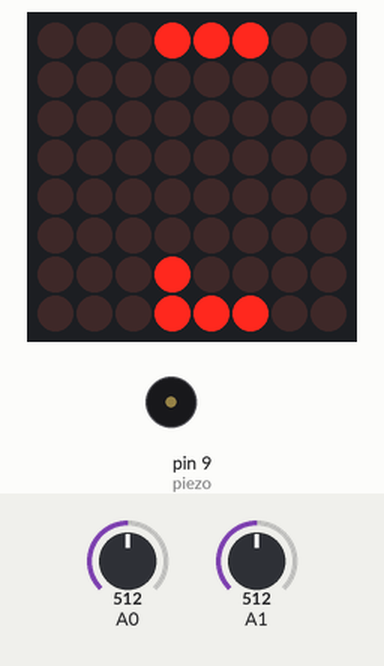
Bench run of a sketch on a simulated Arduino Uno, built with avr-gcc and run on an emulated ATmega328P. Shown: 8×8 LED matrix, buzzer (waves = sounding). Inputs (shaded band) come from the test bench; at power-on: A0 = 512, A1 = 512.

Above: at 1.2 s.
1.3 s: A0 set to 306
At 1.7 s:
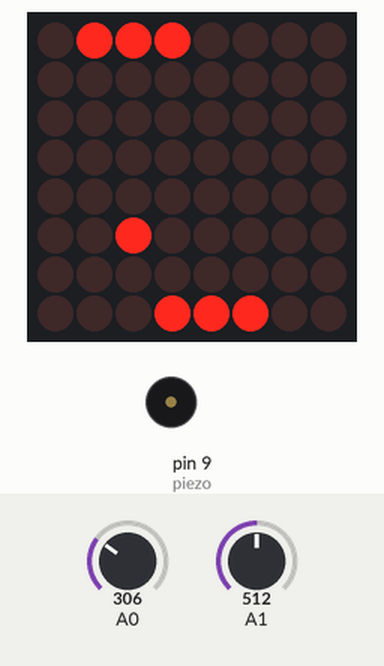
3.0 s: A1 set to 477
5.0 s: A1 set to 443
At 5.32 s:
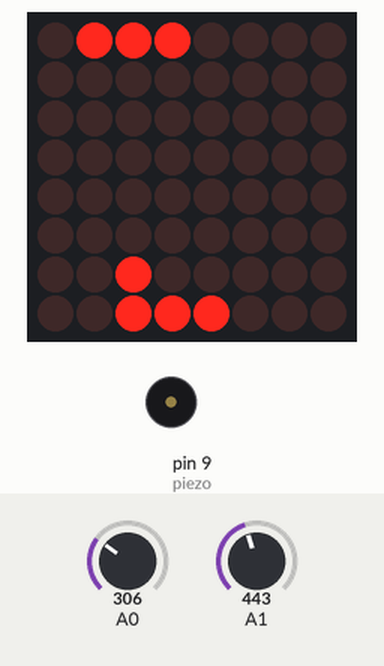
6.6 s: A0 set to 340
8.6 s: A0 set to 370
At 8.94 s:
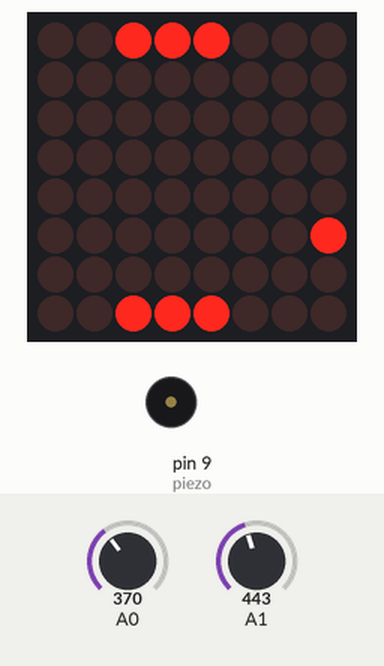
Timing chart, 0 to 13.2 s (numbered marks = the images above; inputs shaded):
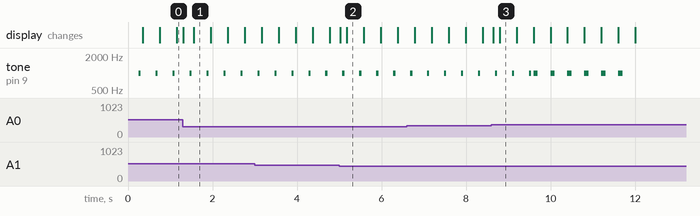

The sketch:

Pong.ino
```cpp
// (licence header left out)
#include "LedControl.h"
#include <binary.h>

/*
 * MAX7219 connections
 * pin 12 is connected to the MAX7219 pin 1
 * pin 11 is connected to the MAX7219 CLK pin 13
 * pin 10 is connected to MAX7219 LOAD pin 12
 * 1 as we are only using 1 MAX7219
*/
LedControl lc = LedControl(12,11,10,1);
/* Potentiometer for player A */
const int potA = A0;
/* Potentiometer for player B */
const int potB = A1;
/* Piezo speaker */
const int piezo = 9;

// Constanst
const int minPos = B00000111;
const int maxPos = B11100000;

// Variables
int potALastValue = 0;
int potBLastValue = 0;
byte ballPositionX = 3; // 0 - 7
byte ballPositionY = 3; // 0 - 7
int ballDirectionX = 0; // -1 (left) ,0 (still) ,1 (right)
int ballDirectionY = 1; // -1 (up) ,0 (still) ,1 (down)
byte ballTimig = 0;
boolean gameOver = false;

/*
 --> 0-7
  O O X X X O O O O  (racketB)
  O O O O O O O O O
  O O O O O O O O O
  O O O O @ O O O O
  O O O O O O O O O
  O O O O O O O O O
  O O O O O O O O O
  O O O O X X X O O  (racketA)
*/

struct Racket {
  byte row;
  byte rowBeforeRacket;
  int position;
};

Racket racketA = {0, 1, 0};
Racket racketB = {7, 6, 0};

void setup()
{
  // the zero refers to the MAX7219 number, it is zero for 1 chip
  lc.shutdown(0,false);// turn off power saving, enables display
  lc.setIntensity(0,8);// sets brightness (0~15 possible values)
  lc.clearDisplay(0);// clear screen
  lc.setLed(0, ballPositionY, ballPositionX, 1);
  pinMode(piezo, OUTPUT); // Piezo
}

void loop()
{
  // As long as the game is not over, move the ball and the rackets
  if (!gameOver)
  {
    // Read pot values and move the racket accordingly
    moveRacket(potA, &racketA, &potALastValue);
    moveRacket(potB, &racketB, &potBLastValue);

    // Update the ball only every 1s
    if (ballTimig == 5)
    {
      beep(50);
      ballTimig = 0;
      // Clear current ball location
      lc.setLed(0, ballPositionY, ballPositionX, 0);
      // Move the ball one step to the current direction
      ballPositionX = ballPositionX + ballDirectionX;
      ballPositionY = ballPositionY + ballDirectionY;
      // Racket B hit? then adjust ball direction
      if (!adjustBallDirectionIfRacketHit(&racketB))
      {
        // Racket A hit? then adjust ball direction
        if (!adjustBallDirectionIfRacketHit(&racketA))
        {
          // Ball on the same row as the racket? -> game over
          if (ballPositionY == racketA.row)
          {
            // Game over for player A
            winner(&racketB);
          }
          // Ball on the same row as the racket? -> game over
          else if (ballPositionY == racketB.row)
          {
            // Game over for player B
            winner(&racketA);
          }
          // Hit the left or right border? Then bounce back in the opposite directrion
          else if (ballPositionX == 0 && ballDirectionX == -1)
          {
            ballDirectionX = 1;
          }
          else if (ballPositionX == 7 && ballDirectionX == 1)
          {
            ballDirectionX = -1;
          }
        }
      }
      if (!gameOver)
      {
        // Show the ball in the new position
        lc.setLed(0, ballPositionY, ballPositionX, 1);
      }
    } else {
      ballTimig += 1;
    }

    delay(50);
  }
}

/*
 * Beeps (1kHz for the given time)
 */
void beep(unsigned char delayms){
  tone(piezo, 1000);
  delay(delayms);
  noTone(piezo);
  delay(delayms);
}

/*
 * Show who's the winner
 */
void winner(Racket* winningRacket)
{
  gameOver = true;
  for(int i = 0; i<3; i++) {
    setAllLights(B11111111);
    beep(100);
    delay(200);
    setAllLights(B00000000);
    beep(100);
    delay(200);
  }
  lc.setRow(0, winningRacket->row, B11111111);
}

/*
 * Set LED's of a row with the given pattern
 */
void setAllLights(int lights)
{
  for(int i = 0; i<8; i++) {
    lc.setRow(0, i, lights);
  }
}

/*
 * Checks if the ball has hit the given racket and adjusts the ballDirection accordingly
 */
boolean adjustBallDirectionIfRacketHit(Racket* racket)
{
  if (racketHit(racket))
  {
    // ball has hit the racket => change moving direction
    ballDirectionY *= -1;
    // Move the ball diagonally if the ball hits the racket on one of the outermost "led"
    // If we shift right the racket an the ball doesn't anymore hit the racket, then ball hit the left outermost "led"
    if (racketHitLeft(racket))
    {
      // If the ball hits at the left outermost racket "led" and the ball is at the left border, then
      if (ballPositionX == 0)
      {
        ballDirectionX = 1;
      } else
      {
        ballDirectionX = -1;
      }
    }
    // If we left right the racket an the ball doesn't anymore hit the racket, then ball hit the right outermost "led"
    else if(racketHitRight(racket))
    {
      // If the ball hits at the left outermost racket "led" and the ball is at the left border, then
      if (ballPositionX == 7)
      {
        ballDirectionX = -1;
      } else
      {
        ballDirectionX = 1;
      }
    }
    // ball hit the middle "led"
    else {
      ballDirectionX = 0;
    }
    return true;
  }
  return false;
}

/*
  * Does the ball hit the racket?
  *   --> 0-7
  *   O X X X O O O O  (racketB)
  *   O O O O O O O O
  *   O O O O O O O O
  *   O O O O O O O O
  *   O O O O O O O O
  *   O O O O O O O O
  *   O O O @ O O O O  ball
  *   O O O X X X O O  (racketA)
 *
 * Ball position (binary):   00010000 (1 << 4)
 * Racket position (binary): 00011100
 *               binary AND: 00010000 = ball position
 */
boolean racketHit(Racket* racket)
{
  return ballPositionY == racket->rowBeforeRacket && ((1 << (7 - ballPositionX)) & racket->position);
}

/*
 * Same as racketHit but first shift the racket one position to the right. If the boolean AND with the
 * ball is still > 0 then the ball hit the left part of the racket.
 * Prior to this function call the racketHit function for the same racket has to return true.
 */
boolean racketHitLeft(Racket* racket)
{
  return !((1 << (7 - ballPositionX)) & racket->position >> 1);
}

/*
 * Same as racketHitLeft but for the right part of the racket.
 */
boolean racketHitRight(Racket* racket)
{
  return !((1 << (7 - ballPositionX)) & racket->position << 1);
}

/*
 * Moves the racket according to the position of the potetionmeter
 */
void moveRacket(int potX, Racket* racket, int* lastPotValue)
{
  int potValue = analogRead(potX);
  // Filter out some analog to digital noise
  if (abs(potValue - *lastPotValue) > 50)
  {
    *lastPotValue = potValue;
    int steps = (int) (potValue / 170);
    int newPos = maxPos >> steps;
    if (newPos < minPos) {
      newPos = minPos;
    }
    lc.setRow(0, racket->row, newPos);
    racket->position = newPos;
  }
}
```

Measured:
- the behaviour switches between 462 and 461 on A1 (found by bisection; images 1 and 2)
- the behaviour switches between 356 and 357 on A0 (found by bisection; images 2 and 3)
- after the input at 1.3 s, the display: first changes at once (image 1 shows a later state)
- after the input at 5.0 s, the display: first changes at once (image 2 shows a later state)
- after the input at 8.6 s, the display: first changes at once (image 3 shows a later state)
- by itself, tone on pin 9 (piezo): plays 1000 Hz for 0.05 s, 1000 Hz for 0.05 s, 1000 Hz for 0.05 s, 1000 Hz for 0.10 s, 1000 Hz for 0.10 s, 1000 Hz for 0.10 s … (9 notes in this stretch)
- what the display in image 1 shows lasts 0.4 s, from 1.6 s to 2.0 s
